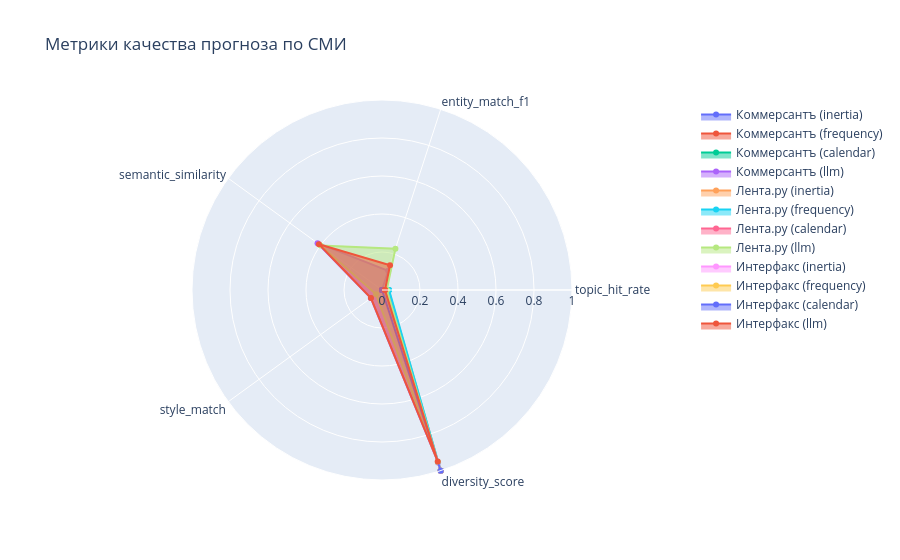

Write notebook code for a chart like this one.
### Code cell
# ── Визуализация метрик (radar chart) ────────────────────────────
import plotly.graph_objects as go

metric_cols = list(TARGETS.keys())
fig = go.Figure()

for slug, rep in metrics_reports.items():
    values = [rep.get(m, 0) for m in metric_cols]
    values_closed = values + [values[0]]  # close polygon
    cats_closed   = metric_cols + [metric_cols[0]]
    fig.add_trace(go.Scatterpolar(
        r=values_closed,
        theta=cats_closed,
        fill="toself",
        name=f"{config.OUTLETS[rep.get('outlet', slug)]['name']} ({rep.get('method', '?')})",
    ))

fig.update_layout(
    polar=dict(radialaxis=dict(visible=True, range=[0, 1])),
    title="Метрики качества прогноза по СМИ",
    showlegend=True,
)
fig.show()

### Figure 1 — Plotly figure (JSON) as saved in the notebook; plotly's stock layout.template omitted (floating-point values rounded to 4 significant figures)
{"data": [{"fill": "toself", "name": "Коммерсантъ (inertia)", "r": [0, 0, 0, 0, 1, 0], "theta": ["topic_hit_rate", "entity_match_f1", "semantic_similarity", "style_match", "diversity_score", "topic_hit_rate"], "type": "scatterpolar"}, {"fill": "toself", "name": "Коммерсантъ (frequency)", "r": [0.0067, 0, 0, 0, 1, 0.0067], "theta": ["topic_hit_rate", "entity_match_f1", "semantic_similarity", "style_match", "diversity_score", "topic_hit_rate"], "type": "scatterpolar"}, {"fill": "toself", "name": "Коммерсантъ (calendar)", "r": [0, 0, 0, 0, 1, 0], "theta": ["topic_hit_rate", "entity_match_f1", "semantic_similarity", "style_match", "diversity_score", "topic_hit_rate"], "type": "scatterpolar"}, {"fill": "toself", "name": "Коммерсантъ (llm)", "r": [0, 0.106, 0.4192, 0.0726, 0.9541, 0], "theta": ["topic_hit_rate", "entity_match_f1", "semantic_similarity", "style_match", "diversity_score", "topic_hit_rate"], "type": "scatterpolar"}, {"fill": "toself", "name": "Лента.ру (inertia)", "r": [0.0346, 0, 0, 0, 1, 0.0346], "theta": ["topic_hit_rate", "entity_match_f1", "semantic_similarity", "style_match", "diversity_score", "topic_hit_rate"], "type": "scatterpolar"}, {"fill": "toself", "name": "Лента.ру (frequency)", "r": [0.0373, 0, 0, 0, 1, 0.0373], "theta": ["topic_hit_rate", "entity_match_f1", "semantic_similarity", "style_match", "diversity_score", "topic_hit_rate"], "type": "scatterpolar"}, {"fill": "toself", "name": "Лента.ру (calendar)", "r": [0, 0, 0, 0, 1, 0], "theta": ["topic_hit_rate", "entity_match_f1", "semantic_similarity", "style_match", "diversity_score", "topic_hit_rate"], "type": "scatterpolar"}, {"fill": "toself", "name": "Лента.ру (llm)", "r": [0.0249, 0.2284, 0.3993, 0.0387, 0.9517, 0.0249], "theta": ["topic_hit_rate", "entity_match_f1", "semantic_similarity", "style_match", "diversity_score", "topic_hit_rate"], "type": "scatterpolar"}, {"fill": "toself", "name": "Интерфакс (inertia)", "r": [0, 0, 0, 0, 1, 0], "theta": ["topic_hit_rate", "entity_match_f1", "semantic_similarity", "style_match", "diversity_score", "topic_hit_rate"], "type": "scatterpolar"}, {"fill": "toself", "name": "Интерфакс (frequency)", "r": [0, 0, 0, 0, 1, 0], "theta": ["topic_hit_rate", "entity_match_f1", "semantic_similarity", "style_match", "diversity_score", "topic_hit_rate"], "type": "scatterpolar"}, {"fill": "toself", "name": "Интерфакс (calendar)", "r": [0, 0, 0, 0, 1, 0], "theta": ["topic_hit_rate", "entity_match_f1", "semantic_similarity", "style_match", "diversity_score", "topic_hit_rate"], "type": "scatterpolar"}, {"fill": "toself", "name": "Интерфакс (llm)", "r": [0.0159, 0.1367, 0.4102, 0.0719, 0.9489, 0.0159], "theta": ["topic_hit_rate", "entity_match_f1", "semantic_similarity", "style_match", "diversity_score", "topic_hit_rate"], "type": "scatterpolar"}], "layout": {"polar": {"radialaxis": {"range": [0, 1], "visible": true}}, "showlegend": true, "title": {"text": "Метрики качества прогноза по СМИ"}}}
